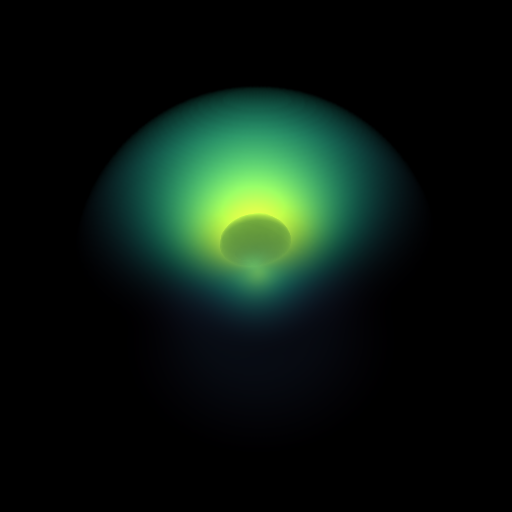

This chart was generated by the following Python code:
import yt, os
import matplotlib.pyplot as plt
import matplotlib.image as mpimg
from unyt import unyt_array
import numpy as np


# Dictionary of the default parameters
DEFAULT_PARAMETERS = {
     "data_location" : "sims_data/R1.5_v2400_b250/Data_000044",
     "sphere_radius" :  3,
     "sphere_radius_units" : "Mpc",
      }


# Returns the CoM from all the particles (DM and stars)
def find_CoM(dataset):
    ad = dataset.all_data()
    com_x = ad.mean(('io', 'particle_position_x'))
    com_y = ad.mean(('io', 'particle_position_y'))
    com_z = ad.mean(('io', 'particle_position_z'))
    return unyt_array([com_x, com_y, com_z], com_x.units)


# Function to define velocity fields
def define_velocity_fields(ds):
    """Defines derived velocity fields from momentum and density."""
    if ("gas", "velocity_magnitude") in ds.field_list:
        return

    def _velocity_magnitude(field, data):
        vx = data[("gamer", "MomX")] / data[("gamer", "Dens")]
        vy = data[("gamer", "MomY")] / data[("gamer", "Dens")]
        vz = data[("gamer", "MomZ")] / data[("gamer", "Dens")]
        return (vx**2 + vy**2 + vz**2)**0.5

    ds.add_field(("gas", "velocity_magnitude"), function=_velocity_magnitude, units="cm/s", sampling_type="cell")


# Saves the rendering and then utilizes Matplotlib to display the render
def save_and_show_img(file_location: str, s_clip: float, subplot_cords: tuple, title: str, is_transfer_function: bool, p_field: tuple = None, source = None, scene = None):
    if is_transfer_function:
        source.tfh.plot(file_location, profile_field=p_field)
    else:
        scene.save(file_location, sigma_clip=s_clip)

    render_img = mpimg.imread(file_location)

    plt.subplot(*subplot_cords)
    plt.imshow(render_img)
    plt.axis('off')
    plt.title(title)


def main(data: str = DEFAULT_PARAMETERS['data_location'], sphere_radius: float = DEFAULT_PARAMETERS['sphere_radius'], sphere_radius_units: str = DEFAULT_PARAMETERS['sphere_radius_units']):
    # Get user folder for saving images
    user_prefix = input("Enter your username (for saving images to a folder): ").strip()
    if not user_prefix.endswith('/'):
        user_prefix += '/'
    if not os.path.isdir(user_prefix):
        os.makedirs(user_prefix)

    # Load the dataset
    ds = yt.load(data)
    
    # Define the velocity fields for this dataset
    define_velocity_fields(ds)
    
    # Set the field to our derived velocity field
    field = ("gas", "velocity_magnitude")

    # The rest of the setup
    c = find_CoM(dataset=ds)
    radius = (sphere_radius, sphere_radius_units)
    sp = ds.sphere(c, radius)

    # Create the scene and get the source
    sc = yt.create_scene(sp, field=field, lens_type='perspective')
    source = sc[0]

    # --- The map_to_colormap Workflow ---

    # Set rendering to a linear scale for velocity
    source.set_log(False)
    
    # --- CHANGED: Manually define the data bounds for velocity in cm/s ---
    bounds = (0.75e8, 2.1e8)
    print(f"Using manual velocity bounds: {bounds[0]/1e5:.2f} km/s to {bounds[1]/1e5:.2f} km/s")

    # Create a ColorTransferFunction object
    tf = yt.ColorTransferFunction(bounds)

    # Define a function for opacity
    def alpha_func(vals, min_val, max_val):
        return (vals - min_val) / (max_val - min_val)

    # Use map_to_colormap to apply color and opacity
    tf.map_to_colormap(
        bounds[0],
        bounds[1],
        colormap="viridis",
        scale_func=alpha_func
    )

    # Assign the transfer function to the source
    source.tfh.tf = tf
    source.tfh.bounds = bounds

    # --- Visualization ---
    plt.figure(figsize=(10, 5))
    save_and_show_img(user_prefix + "velocity_transfer_function.png", 0, (1, 2, 1), "Velocity Transfer Function", True, p_field=field, source=source)
    save_and_show_img(user_prefix + "velocity_render.png", 4.0, (1, 2, 2), "Volume Rendered Velocity", False, scene=sc)

    plt.tight_layout()
    plt.show()

if __name__ == "__main__":
    main()
